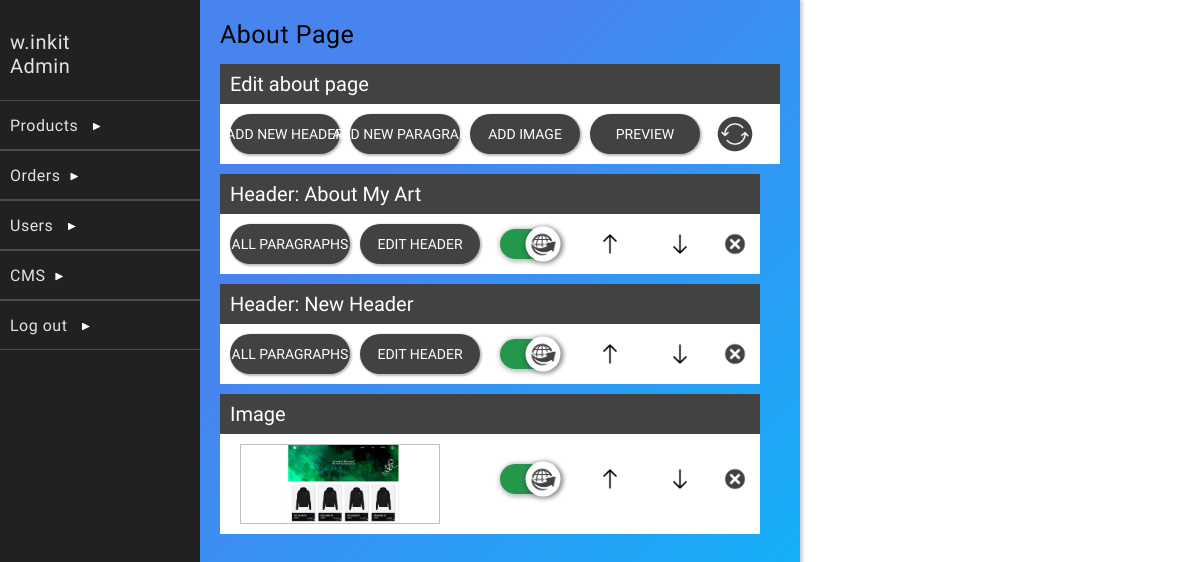
Screenshot of /dashboardExtensions/about-page-edit.php (signed in) with the database file from the repository.
### tables this page shows
CREATE TABLE `users` (
  `id` int(11) NOT NULL,
  `username` varchar(20) NOT NULL,
  `password` varchar(64) NOT NULL,
  `salt` varchar(32) NOT NULL,
  `name` varchar(50) NOT NULL,
  `joined` datetime NOT NULL,
  `groups` int(11) NOT NULL
);

CREATE TABLE `about` (
  `id` int(11) NOT NULL,
  `info_block` text NOT NULL,
  `title` text NOT NULL,
  `live` int(5) NOT NULL,
  `order_of_info` int(5) NOT NULL,
  `image` text NOT NULL,
  `imageStyle` text NOT NULL
);

### classes/Config.php (called while the page is built)
<?php
    class Config{
        public static function get($path = null){
            if($path){
                $config = $GLOBALS['config'];
                $path = explode('/', $path);
                foreach($path as $bit){
                    if(isset($config[$bit])){
                        $config = $config[$bit];
                    }
                }
                return $config;
            }
            return false;
        }
    }
?>

### classes/DB.php (called while the page is built, shortened)
<?php
    class DB{
        private static $_instance = null;
        private $_pdo,
                $_query,
                $_error = false,
                $_results,
                $_count = 0;
        private function __construct(){
            try{
                $this->_pdo = new PDO('mysql:host='. Config::get("mysql/host") .';dbname='. Config::get("mysql/db").';charset=utf8',
                Config::get("mysql/username"), Config::get("mysql/password"));
            }
            catch(PDOException $e){
                die($e->getMessage());
            }
        }
        public static function getInstance(){
            if(!isset(self::$_instance)){
                self::$_instance = new DB();
            }
            return self::$_instance;
        }
        public function query($sql, $params = []){
            if($this->_query = $this->_pdo->prepare($sql)){
                $x = 1;
                if(count($params)){
                    foreach($params as $param){
                        $this->_query->bindValue($x, $param);
                        $x++;
                    }
                }
                if($this->_query->execute()){
                    $this->_results = $this->_query->fetchAll(PDO::FETCH_OBJ);
                } else{
                    $this->_error = true;
                }
            }
            return $this;
        }
        protected function _read($table, $params = []){
            $conditionString = '';
            $bind = [];
            $order = '';
            $limit = '';
            if(isset($params['conditions'])){
                if(is_array($params['conditions'])){
                    foreach($params['conditions'] as $condition){
                        $conditionString .= ' ' .  $condition . ' AND';
                    }
                    $conditionString = trim($conditionString);
                    $conditionString = rtrim($conditionString, ' AND');
                } else{
                    $conditionString = $params['conditions'];
                }
                if($conditionString != ''){
                    $conditionString = ' WHERE ' . $conditionString;
                }
            }
            if(array_key_exists('bind', $params)){
                $bind = $params['bind'];
            }
            if(array_key_exists('order', $params)){
                $order = ' ORDER BY ' . $params['order'];
            }
        $sql = "SELECT * FROM {$table}{$conditionString}{$order}{$limit}";
        if(!$this->query($sql, $bind)->results()){
            return false;
        }
        return true;
        }
        public function find($table, $params = []){
            if($this->_read($table, $params)){
                return $this->results();
            }
            return false;
        }
        public function findFirst($table, $params = []){
            if($this->_read($table, $params)){
                return $this->first();
            }
            return false;
        }
        public function results(){
            return $this->_results;
        }
        public function first(){
            return (!empty($this->_results)) ? $this->_results[0] : [];
        }
    }
?>

### classes/User.php (called while the page is built, shortened)
<?php
    class User{
        private $_db,
                $_data,
                $_cookieName,
                $_sessionName,
                $_isLoggedIn;
        public function __construct($user = null){
            $this->_db = DB::getInstance();
            $this->_sessionName = Config::get('session/session_name');
            if(!$user){
                if(Session::exists($this->_sessionName)){
                    $user = Session::get($this->_sessionName);
                    if($this->find($user)){
                        $this->_isLoggedIn = true;
                    }else{
                        header("Location: dashboardExtensions/logout.php");
                    }
                }
            } else{
                $this->find($user);
            }
        }
        public function find($user = null){
            if($user){
                $field = (is_numeric($user)) ? 'id' : 'username';
                $data = $this->_db->findFirst('users', array(
                    'conditions' => $field . " = ?",
                    'bind' => [$user]
                ));
                if($data){
                    $this->_data = $data;
                    return true;
                }
            }
        }
        public function data(){
            return $this->_data;
        }
    }
?>

### classes/Session.php (called while the page is built, shortened)
<?php
    class Session{
        public static function exists($name){
            return ((isset($_SESSION[$name])) ? true : false);
        }
        public static function get($name){
            return $_SESSION[$name];
        }
    }
?>

### dashboardExtensions/about-page-edit.php (the view, shortened to what this page needs)
<?php
    include_once("../includes/dashboardhead.php");
?>
<div class="background">
    <div class="dashboard-content" id="content">
    <?php
        include_once("dashboard-sidebar.php");
    ?>
    <div class="center-components-background">
    <div class="center-components" id="center-components">
        <div class="dashboardExtensionHeader">
            About Page
        </div>
        <div class="edit-terms-and-conditions-container">
            <div class="edit-terms-and-conditions-title">
                <div class="edit-terms-and-conditions-title-text">Edit about page</div>
            </div>
            <div class="edit-terms-and-conditions-button-container">
                <div class="edit-terms-and-conditions-button" onclick="Navigation.loadComponents('./add-about-page-header.php');">
                    <div class="edit-terms-and-conditions-button-text">ADD NEW HEADER</div>
                </div>
                <div class="edit-terms-and-conditions-button" onclick="Navigation.loadComponents('./add-about-page-paragraph.php');">
                    <div class="edit-terms-and-conditions-button-text">ADD NEW PARAGRAPH</div>
                </div>
                <div class="edit-terms-and-conditions-button" onclick="Navigation.loadComponents('./add-about-page-image.php');">
                    <div class="edit-terms-and-conditions-button-text">ADD IMAGE</div>
                </div>
                <div class="edit-terms-and-conditions-button" onclick="Navigation.loadComponents('./preview-about-page.php');">
                    <div class="edit-terms-and-conditions-button-text">PREVIEW</div>
                </div>
                <div class="edit-terms-and-conditions-refresh-btn" onclick="document.getElementById('refresh-all-about-info-form').submit();"></div>
            </div>
        </div>
        <?php
            $aboutHeaders = DB::getInstance()->find('about', [
                'order' => 'order_of_info'
                ]);
            foreach($aboutHeaders as $aboutHeader):
                $switchPos = $aboutHeader->live == 0 ? 0 : 1;
        ?>
        <div class="terms-and-conditions-title">
            <div class="terms-and-conditions-title-top"
                <?php
                    if(!empty($aboutHeader->image)):
                ?>
                    style="background-color: none;"
                <?php
                    endif;
                ?>>
                <?php
                    if(empty($aboutHeader->image)):
                ?>
                    <div class="terms-and-conditions-title-top-text">Header: <?= $aboutHeader->title; ?></div>
                <?php
                    else:
                ?>
                    <div class="terms-and-conditions-title-top-text">Image</div>
                <?php
                    endif;
                ?>
            </div>
            <div class="terms-and-conditions-title-buttons"
                    <?php
                        if(!empty($aboutHeader->image)):
                    ?>
                        style="height: 100px; text-align: right;"
                    <?php
                        endif;
                    ?>>
                <?php
                    if(empty($aboutHeader->image)):
                ?>
                <div class="edit-terms-and-conditions-button small-btn" onclick="Navigation.loadComponents('./all-about-paragraphs.php?aboutHeader=<?= $aboutHeader->id; ?>');">
                    <div class="edit-terms-and-conditions-button-text">ALL PARAGRAPHS</div>
                </div>
                <div class="edit-terms-and-conditions-button small-btn" onclick="Navigation.loadComponents('./edit-about-header-title.php?aboutHeader=<?= $aboutHeader->id; ?>');">
                    <div class="edit-terms-and-conditions-button-text">EDIT HEADER</div>
                </div>
                <?php
                    else:
                ?>
                    <div class="about-page-image-header" style="background-image: url('<?= $aboutHeader->image; ?>');"></div>
                <?php
                    endif;
                ?>
                <div class="editing-switch"  id="editing-switch-<?= $aboutHeader->id; ?>"<?php
                ?> onclick="flipSwitch(<?= $switchPos ?>, 'switchForm<?= $aboutHeader->id; ?>', 'editing-switch-<?= $aboutHeader->id; ?>', 'editing-switch-btn-<?= $aboutHeader->id; ?>');">
                        <div class="editing-switch-btn" id="editing-switch-btn-<?= $aboutHeader->id; ?>"
                        ><span class="editing-switch-btn-icon"></span></div>
                </div>
                <div class="moveUpBtn" onclick="window.location.href = 'functionality/order-about-headers.php?aboutOrder=<?= $aboutHeader->order_of_info; ?>&pos=1'"></div>
                <div class="moveDownBtn" onclick="window.location.href = 'functionality/order-about-headers.php?aboutOrder=<?= $aboutHeader->order_of_info; ?>&pos=-1'"></div>
                <div class="removeBtn" onclick="document.getElementById('remove-title-<?= $aboutHeader->id; ?>').submit();"></div>
            </div>
        </div>
        <?php
            endforeach;
        ?>
        <div class="modal-background" id="modalBG" onclick="Modal.closeModal();">
        </div>
    </div>
    </div>
    </div>
</div>

### dashboardExtensions/dashboard-sidebar.php (shortened to what this page needs)
<div class="side-bar">
            <div class="top-part">
                <div class="top-part-name"><?= $user->data()->username; ?></div>
                <div class="top-part-spec">Admin</div>
            </div>
            <div class="menu-field" id="prod-btn">
                <div class="title">Products <span class="display-arrow" id="prod-btn-arrow"></span></div>
            </div>
            <div class="menu-field" id="order-btn">
                <div class="title">Orders<span class="display-arrow" id="order-btn-arrow"></span></div>
            </div>
            <div class="menu-field" id="user-btn">
                <div class="title">Users <span class="display-arrow" id="user-btn-arrow"></span></div>
            </div>
            <div class="menu-field" id="cms-btn">
                <div class="title">CMS<span class="display-arrow" id="cms-btn-arrow"></span></div>
            </div>
            <div class="menu-field" onclick="document.location.href='logout.php';">
                <div class="title">Log out <span class="display-arrow"></span></div>
            </div>
        </div>

### public/style/dashboard.css (style rules this page uses)
* { margin: 0; padding: 0; box-sizing: border-box; }
.dashboard-content { width: 800px; height: 800px; overflow: auto; box-shadow: 1px 1px 4px 1px rgba(55, 37, 84, 0.3); background-color: white; position: relative; font-size: 0px; }
.background { width: 100vw; height: 100%; background-color: white; overflow: auto; }
.side-bar { width: 200px; height: 100%; background-color: #212121; display: inline-block; font-size: 16px; }
.top-part { width: 100%; height: 100px; cursor: default; user-select: none; padding-top: 30px; background-color: #212121; color: rgba(255, 255, 255, 0.87); }
.top-part-name { font-size: 20px; font-family: 'Big Shoulders Text', cursive; letter-spacing: 0.5px; margin-left: 10px; }
.top-part-spec { font-size: 20px; font-family: 'Big Shoulders Text', cursive; letter-spacing: 0.5px; margin-left: 10px; }
.menu-field { width: 100%; height: 50px; position: relative; border-bottom: rgba(255, 255, 255, 0.2) solid 0.3px; border-top:rgba(255, 255, 255, 0.2) solid 0.3px; background-color: #212121; user-select: none; cursor: pointer; color: rgba(255, 255, 255, 0.87); }
.title { position: absolute; top: 50%; transform: translateY(-50%); left: 10px; font-family: 'Big Shoulders Text', cursive; letter-spacing: 0.5px; }
.display-arrow { clip-path: polygon(0 0, 0% 100%, 100% 50%); width: 8px; height: 8px; background-color: white; display: inline-block; margin-left: 10px; transform: rotate(0); transition: transform 0.2s; }
.center-components { width: 100%; height: 100%; overflow-y: auto; padding: 20px; }
.center-components-background { background-color: #06bcfb; background-image: linear-gradient(315deg, #06bcfb 0%, #4884ee 74%); position: absolute; width: 600px; height: 100%; left: 200px; overflow: hidden; top: 0px; }
.dashboardExtensionHeader { width: 100%; height: auto; font-size: 25px; margin-bottom: 15px; font-family: 'Big Shoulders Text', cursive; letter-spacing: 0.5px; }
.modal-background { height: 100%; width: 100%; background-color: rgba(0, 0, 0, 0); opacity: 1; position: absolute; top: 0px; pointer-events: none; transition: background-color 0.2s; }

### rows the page displays
users: username "w.inkit"
about: title "About My Art", live 1 (drawn)
about: title "New Header", live 1 (drawn)
about: shows "Image", image (picture), live 1 (drawn)
